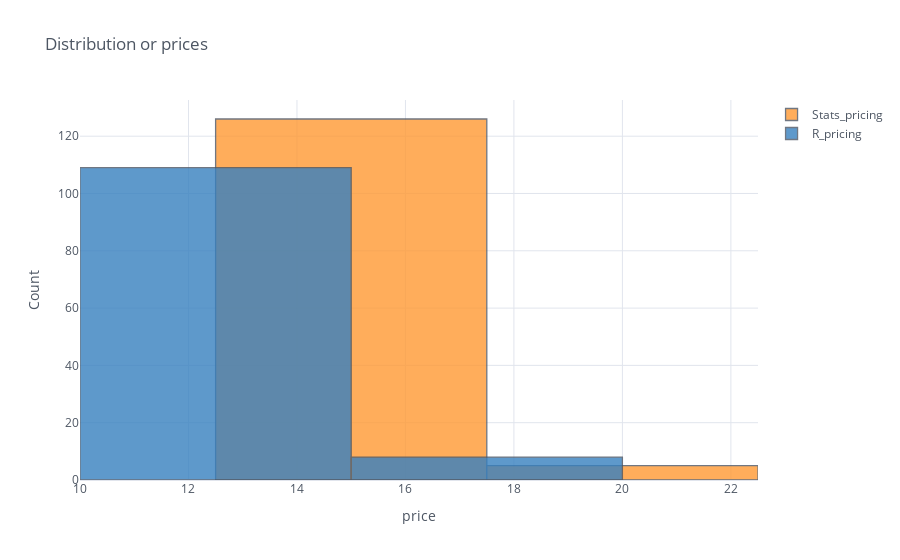

Notebook code cell kept with this figure:
### Code cell
#getting rid of a $30 outlier and comparing the prices for both "Statistics" and "R_programming"
Stat_R_Udemy_2["Stats_pricing"]=Stat_R_Udemy_2[Stat_R_Udemy_2["topic"]=="Statistics"]["price"]
Stat_R_Udemy_2["R_pricing"]=Stat_R_Udemy_2[Stat_R_Udemy_2["topic"]=="R_programming"]["price"]
Stat_R_Udemy_2[["Stats_pricing","R_pricing"]].iplot(kind="histogram", bins=2, theme="white", 
                                                  title="Distribution or prices",
         xTitle='price', yTitle='Count')

### Figure 1 — Plotly figure (JSON) as saved in the notebook; plotly's stock layout.template omitted (floating-point values rounded to 4 significant figures; data arrays with more than 128 entries replaced by an {"elided": "..."} marker saying what was removed)
{"data": [{"histfunc": "count", "histnorm": "", "marker": {"color": "rgba(255, 153, 51, 1.0)", "line": {"color": "#4D5663", "width": 1.3}}, "name": "Stats_pricing", "nbinsx": 2, "opacity": 0.8, "orientation": "v", "type": "histogram", "x": {"elided": "248 float values"}}, {"histfunc": "count", "histnorm": "", "marker": {"color": "rgba(55, 128, 191, 1.0)", "line": {"color": "#4D5663", "width": 1.3}}, "name": "R_pricing", "nbinsx": 2, "opacity": 0.8, "orientation": "v", "type": "histogram", "x": {"elided": "248 float values"}}], "layout": {"barmode": "overlay", "legend": {"bgcolor": "#FFFFFF", "font": {"color": "#4D5663"}}, "paper_bgcolor": "#FFFFFF", "plot_bgcolor": "#FFFFFF", "title": {"font": {"color": "#4D5663"}, "text": "Distribution or prices"}, "xaxis": {"gridcolor": "#E1E5ED", "showgrid": true, "tickfont": {"color": "#4D5663"}, "title": {"font": {"color": "#4D5663"}, "text": "price"}, "zerolinecolor": "#E1E5ED"}, "yaxis": {"gridcolor": "#E1E5ED", "showgrid": true, "tickfont": {"color": "#4D5663"}, "title": {"font": {"color": "#4D5663"}, "text": "Count"}, "zerolinecolor": "#E1E5ED"}}}
